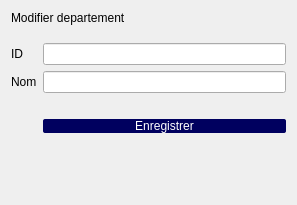
          <widget class="QWidget" name="scrollAreaWidgetContents_22">
           <property name="geometry">
            <rect>
             <x>0</x>
             <y>0</y>
             <width>297</width>
             <height>205</height>
            </rect>
           </property>
           <layout class="QFormLayout" name="formLayout_54">
            <item row="0" column="0" colspan="2">
             <widget class="QLabel" name="label_114">
              <property name="styleSheet">
               <string notr="true">font: 18pt &quot;Nunito Sans&quot;;</string>
              </property>
              <property name="text">
               <string>Modifier departement</string>
              </property>
             </widget>
            </item>
            <item row="1" column="1">
             <layout class="QHBoxLayout" name="horizontalLayout_73"/>
            </item>
            <item row="2" column="1">
             <layout class="QHBoxLayout" name="horizontalLayout_160"/>
            </item>
            <item row="6" column="0">
             <widget class="QLabel" name="label_117">
              <property name="text">
               <string>ID</string>
              </property>
             </widget>
            </item>
            <item row="6" column="1">
             <widget class="QLineEdit" name="lineEdit12_21"/>
            </item>
            <item row="7" column="0">
             <widget class="QLabel" name="label_286">
              <property name="text">
               <string>Nom</string>
              </property>
             </widget>
            </item>
            <item row="7" column="1">
             <widget class="QLineEdit" name="lineEdit_105"/>
            </item>
            <item row="8" column="0">
             <widget class="QLabel" name="label_118">
              <property name="text">
               <string/>
              </property>
             </widget>
            </item>
            <item row="10" column="1">
             <widget class="QPushButton" name="pushButton_73">
              <property name="styleSheet">
               <string notr="true">QPushButton
{
	border: 10 px;border-radius: 2px;
background-color: rgb(0, 0, 95);
color:white;
	font: 25 9pt &quot;Nunito&quot;;
}</string>
              </property>
              <property name="text">
               <string>Enregistrer</string>
              </property>
             </widget>
            </item>
           </layout>
          </widget>
